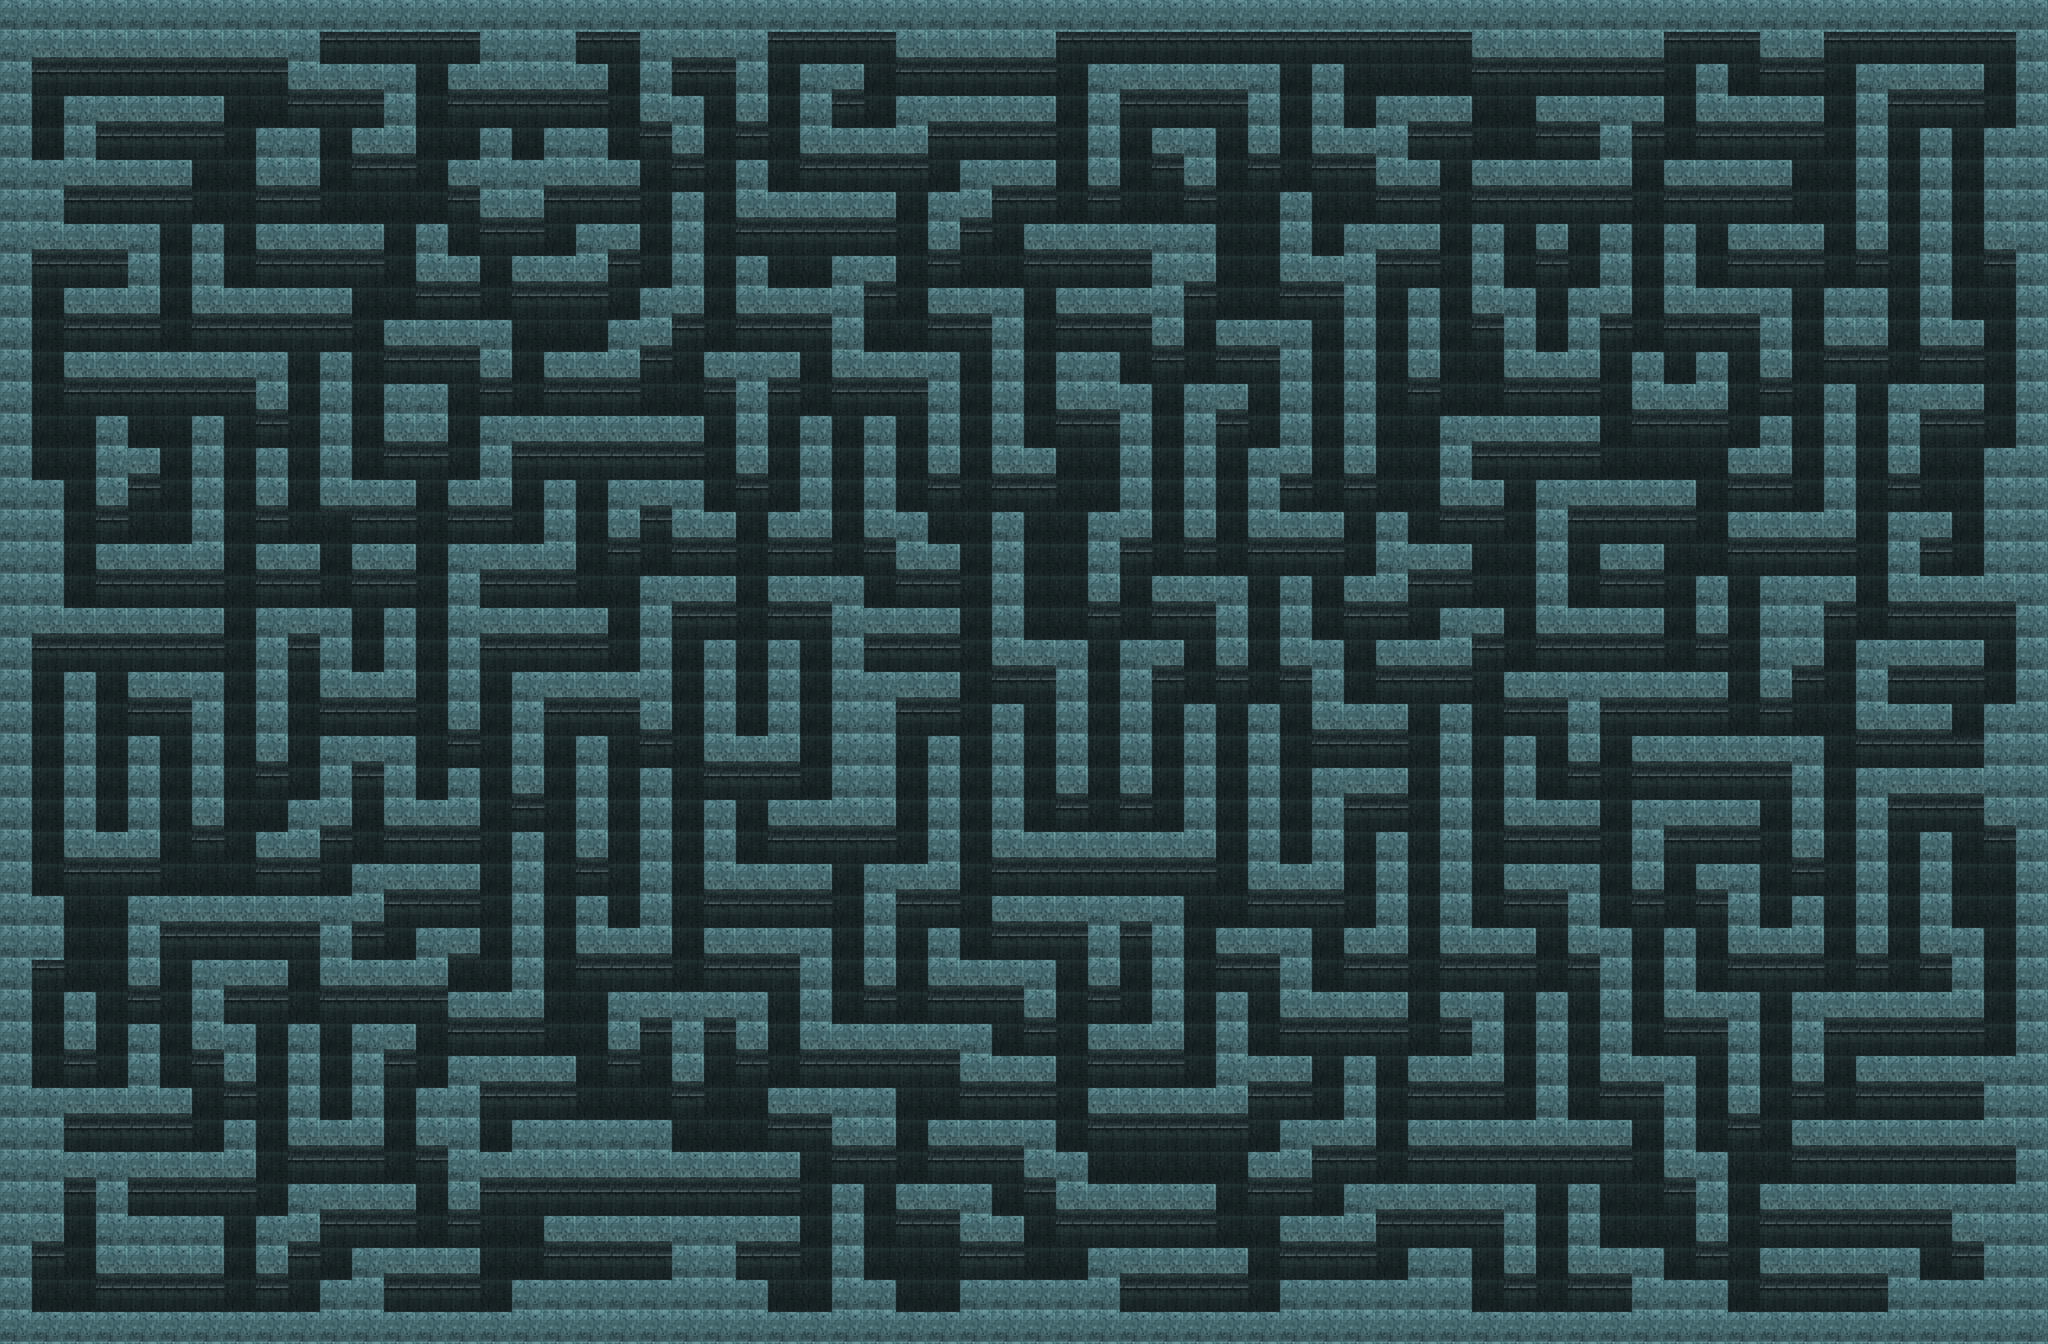

Rendered tile map (Tiled .tmx) drawn with the repository's tilesets; below, a short description and the map source with its tile grids summarised:
An orthogonal 64x42 tile map with 64x64 px tiles, 1 tile layer (Calque de Tile 1) and 116 objects.

<map version="1.0" orientation="orthogonal" renderorder="right-down" width="64" height="42" tilewidth="64" tileheight="64" nextobjectid="135">
 <tileset firstgid="1" name="couloirs_64px" tilewidth="64" tileheight="64" tilecount="169" columns="13">
  <image source="couloirs_64px.png" width="832" height="832" />
  <tile id="84">
   <properties>
    <property name="collidable" value="true" />
   </properties>
  </tile>
  <tile id="97">
   <properties>
    <property name="collidable" value="true" />
   </properties>
  </tile>
  <tile id="136">
   <properties>
    <property name="collidable" value="true" />
   </properties>
  </tile>
 </tileset>
 <layer name="Calque de Tile 1" width="64" height="42">
  <data>[2688 cells, 2688 non-empty, 5 distinct tile ids]</data>
 </layer>
 <objectgroup name="sorties">
  <object id="14" x="644" y="66" width="60" height="56" />
  <object id="15" x="900" y="64" width="58" height="62" />
  <object id="16" x="706" y="66" width="62" height="56" />
  <object id="17" x="770" y="68" width="60" height="56" />
  <object id="18" x="832" y="66" width="68" height="56" />
  <object id="19" x="1150" y="66" width="68" height="60" />
  <object id="20" x="1216" y="66" width="64" height="58" />
  <object id="21" x="1538" y="66" width="60" height="60" />
  <object id="22" x="1610" y="76" width="52" height="50" />
  <object id="23" x="1664" y="64" width="62" height="58" />
  <object id="24" x="1728" y="64" width="62" height="58" />
  <object id="25" x="2116" y="68" width="60" height="54" />
  <object id="26" x="2184" y="70" width="60" height="52" />
  <object id="27" x="2248" y="72" width="58" height="50" />
  <object id="28" x="2306" y="70" width="58" height="54" />
  <object id="29" x="2372" y="66" width="60" height="58" />
  <object id="30" x="2430" y="68" width="62" height="58" />
  <object id="31" x="2492" y="70" width="68" height="52" />
  <object id="32" x="2560" y="66" width="68" height="64" />
  <object id="33" x="2628" y="74" width="68" height="52" />
  <object id="34" x="2694" y="68" width="64" height="62" />
  <object id="35" x="2762" y="66" width="58" height="64" />
  <object id="36" x="2826" y="68" width="58" height="70" />
  <object id="37" x="2886" y="66" width="56" height="66" />
  <object id="38" x="3330" y="72" width="64" height="52" />
  <object id="39" x="3398" y="72" width="54" height="58" />
  <object id="40" x="3458" y="70" width="60" height="62" />
  <object id="41" x="3654" y="68" width="58" height="58" />
  <object id="42" x="3718" y="74" width="60" height="52" />
  <object id="43" x="3778" y="70" width="62" height="52" />
  <object id="44" x="3838" y="66" width="68" height="58" />
  <object id="45" x="3906" y="68" width="60" height="56" />
  <object id="46" x="3968" y="68" width="62" height="60" />
  <object id="47" x="3976" y="130" width="56" height="56" />
  <object id="48" x="3970" y="202" width="58" height="54" />
  <object id="49" x="3970" y="516" width="62" height="62" />
  <object id="50" x="3968" y="580" width="62" height="56" />
  <object id="51" x="3976" y="644" width="58" height="60" />
  <object id="52" x="3976" y="714" width="56" height="54" />
  <object id="53" x="3972" y="766" width="56" height="54" />
  <object id="54" x="3972" y="830" width="56" height="60" />
  <object id="55" x="3972" y="1222" width="56" height="60" />
  <object id="56" x="3972" y="1286" width="54" height="54" />
  <object id="57" x="3970" y="1346" width="64" height="58" />
  <object id="58" x="3968" y="1662" width="58" height="60" />
  <object id="59" x="3972" y="1728" width="58" height="62" />
  <object id="60" x="3970" y="1796" width="62" height="60" />
  <object id="61" x="3966" y="1860" width="66" height="60" />
  <object id="62" x="3970" y="1922" width="62" height="62" />
  <object id="63" x="3966" y="1988" width="64" height="58" />
  <object id="64" x="3966" y="2054" width="66" height="56" />
  <object id="65" x="3968" y="2316" width="66" height="50" />
  <object id="69" x="64" y="134" width="66" height="62" />
  <object id="70" x="68" y="196" width="60" height="60" />
  <object id="71" x="68" y="262" width="60" height="56" />
  <object id="72" x="68" y="522" width="56" height="60" />
  <object id="73" x="68" y="584" width="56" height="58" />
  <object id="74" x="74" y="654" width="50" height="52" />
  <object id="75" x="66" y="706" width="56" height="50" />
  <object id="76" x="68" y="774" width="58" height="48" />
  <object id="77" x="64" y="832" width="66" height="56" />
  <object id="78" x="72" y="890" width="50" height="66" />
  <object id="79" x="70" y="1282" width="60" height="62" />
  <object id="80" x="64" y="1342" width="64" height="60" />
  <object id="81" x="64" y="1402" width="62" height="62" />
  <object id="82" x="66" y="1468" width="60" height="52" />
  <object id="83" x="68" y="1524" width="58" height="66" />
  <object id="84" x="64" y="1588" width="62" height="66" />
  <object id="85" x="68" y="1654" width="56" height="60" />
  <object id="86" x="72" y="1726" width="52" height="60" />
  <object id="87" x="66" y="1926" width="60" height="60" />
  <object id="88" x="66" y="1986" width="58" height="60" />
  <object id="89" x="64" y="2050" width="60" height="58" />
  <object id="90" x="72" y="2120" width="52" height="56" />
  <object id="91" x="66" y="2502" width="62" height="64" />
  <object id="92" x="64" y="2570" width="66" height="54" />
  <object id="93" x="132" y="2568" width="60" height="54" />
  <object id="94" x="188" y="2566" width="72" height="62" />
  <object id="95" x="262" y="2564" width="58" height="64" />
  <object id="96" x="320" y="2570" width="64" height="72" />
  <object id="97" x="380" y="2572" width="68" height="64" />
  <object id="98" x="456" y="2566" width="62" height="62" />
  <object id="99" x="514" y="2562" width="62" height="74" />
  <object id="100" x="576" y="2568" width="64" height="66" />
  <object id="101" x="770" y="2568" width="64" height="68" />
  <object id="102" x="834" y="2568" width="62" height="68" />
  <object id="103" x="896" y="2574" width="60" height="66" />
  <object id="104" x="956" y="2568" width="68" height="72" />
  <object id="105" x="1536" y="2560" width="64" height="82" />
  <object id="106" x="1600" y="2562" width="64" height="72" />
  <object id="107" x="1792" y="2560" width="70" height="78" />
  <object id="108" x="1858" y="2562" width="64" height="58" />
  <object id="109" x="2244" y="2564" width="60" height="58" />
  <object id="110" x="2302" y="2562" width="70" height="64" />
  <object id="111" x="2368" y="2560" width="64" height="74" />
  <object id="112" x="2432" y="2566" width="66" height="68" />
  <object id="113" x="2496" y="2566" width="64" height="72" />
  <object id="114" x="2946" y="2554" width="62" height="68" />
  <object id="115" x="3006" y="2552" width="66" height="80" />
  <object id="116" x="3074" y="2556" width="64" height="96" />
  <object id="117" x="3136" y="2556" width="62" height="82" />
  <object id="118" x="3194" y="2556" width="68" height="80" />
  <object id="119" x="3454" y="2558" width="66" height="64" />
  <object id="120" x="3514" y="2554" width="70" height="68" />
  <object id="121" x="3580" y="2552" width="68" height="68" />
  <object id="122" x="3646" y="2562" width="62" height="64" />
  <object id="123" x="3708" y="2570" width="64" height="58" />
 </objectgroup>
 <objectgroup name="spawns_hunter" opacity="0.9">
  <object id="124" x="1026.67" y="770.667" width="61.3333" height="60" />
  <object id="125" x="3332" y="704" width="58" height="62" />
  <object id="128" x="1918.55" y="1279.15" width="63.6364" height="60.6061" />
  <object id="129" x="957.939" y="2239.76" width="69.697" height="63.6364" />
  <object id="130" x="3264" y="2304" width="64" height="64" />
 </objectgroup>
 <objectgroup name="spawns_ghost">
  <object id="131" x="448" y="1404" width="60" height="56" />
  </objectgroup>
</map>
<!-- 3 of 116 objects omitted -->
